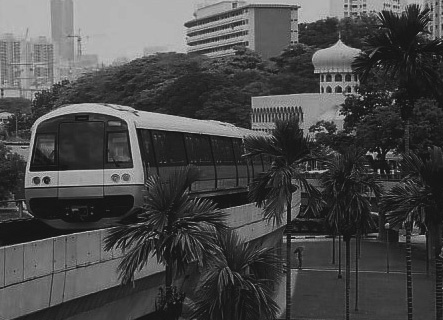
%> input picture images/mrt-train.jpg, 443 x 320 px
$ octave lab1try2.m   (GNU Octave 9; MATLAB toolbox functions it lacks are replaced by stand-ins)
%> lines starting %> are read from the running program, lines starting %| are printed output that depends on the picture
% Author: Prerna

% Experiment 1 - Contrast Stretching

% part (a)

Pc=imread('images/mrt-train.jpg'); % Pc now contains the image
%> Pc is the input picture: size 320x443x3 uint8; min 13, max 204, mean 74
whos Pc;
P = rgb2gray(Pc); % P stores a gray scale image of Pc


% part (b)

figure(1);
imshow(P) % display the image P


% part (c)

rmin = min(P(:)); % least pixel intensity value of P
%> rmin = 13
rmax = max(P(:)); % largest pixel intensity value of P
%> rmax = 204
rmin % display rmin
%> rmin = 13
rmax % display rmax
%> rmax = 204


% part (d)
% we need to use contrast stretching to scale the gray levels from [rmin,rmax]
% to [0,255]

P=double(P); % converting P from uint8 to double
%> P: size 320x443 double
P2 = 255.*((P-double(rmin))./double(rmax-rmin)); % CONTRAST STRETCHING CODE
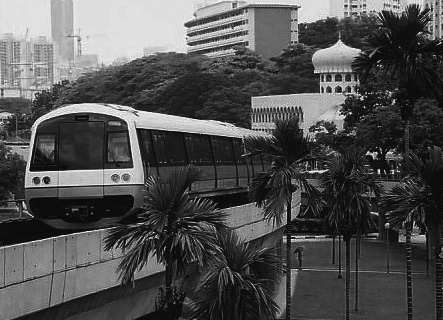
%> P2: size 320x443 double; min 0, max 255, mean 81.4
smin = min(P2(:)); % least pixel intensity value of P2
%> smin = 0
smax = max(P2(:)); % largest pixel intensity value of P
%> smax = 255
smin % display smin
%> smin = 0
smax % display smax
%> smax = 255


% part (e)
figure(2);
imshow(uint8(P2)) % displaying the processed image P2 after contrast stretching


% Experiment 2 - Histogram Equalization

% part (a)

P = uint8(P); % converting P from double to uint8

figure('name','Original Histogram with 10 bins');
imhist(P,10); % displaying original histogram with 10 bins
%> figure, not shown here; highest point at x = 28.33, y = 50391

figure('name','Original Histogram with 256 bins');
imhist(P,256); % displaying original histogram with 256 bins
%> figure, not shown here; highest point at x = 23, y = 2935


% part (b)

P3 = histeq (P, 255); % Equalizing histogram
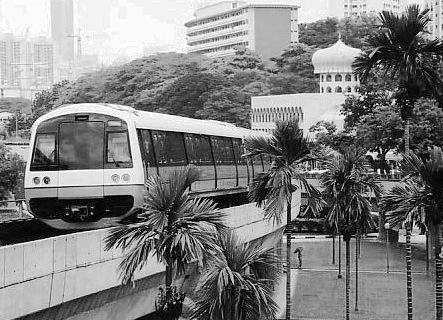
%> P3: size 320x443 uint8; min 0, max 255, mean 128.3

figure('name','Equalized Histogram with 10 bins');
imhist(P3, 10); % displaying equalized histogram with 10 bins
%> figure, not shown here; highest point at x = 85, y = 16652

figure('name','Equalized Histogram with 256 bins');
imhist(P3,256); % displaying equalized histogram with 256 bins
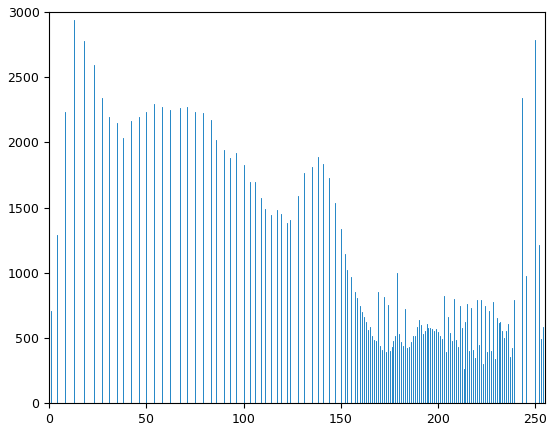
%> figure redrawn from the program's plot data; highest point at x = 13, y = 2935

% part (c)

P4 = histeq (P3, 255); % Equalizing histogram once again

figure('name','Re-equalized Histogram with 10 bins');
imhist(P4,10); % displaying re-equalized histogram with 10 bins

figure('name','Re-equalized Histogram with 256 bins');
imhist(P4, 256); % displaying re-equalized histogram with 256 bins


% Experiment 3 - LINEAR FILTERING

% part (a)

[x,y] = meshgrid(-2:2, -2:2); % creates a cartesian grid in space
sigma1 = 1.0; % initialising sigma value for first filter
sigma2 = 2.0; % initialising sigma value for second filter

filter1 = (1/(2*pi*sigma1^2)) * exp(-((x.^2+y.^2)/(2*sigma1^2))); % formula for first gaussian filter
filter1 = filter1./sum(filter1(:)); % normalising first gaussian filter

filter2 = (1/(2*pi*sigma2^2)) * exp(-((x.^2+y.^2)/(2*sigma2^2))); % formula for second gaussian filter
filter2 = filter2./sum(filter2(:)); % normalising second gaussian filter

% displaying the filters as meshes:
figure('name', 'First Filter with sigma 1');
mesh(filter1);
figure('name', 'Second Filter with sigma 2');
mesh(filter2);
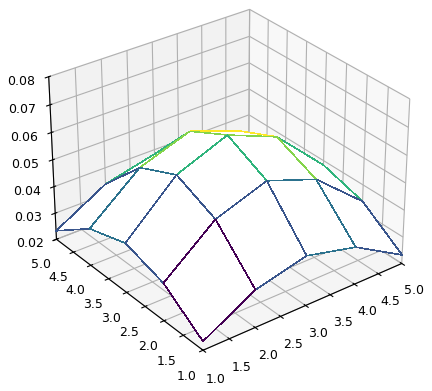
%> figure redrawn from the program's plot data


% part (b)

im = imread('images/ntu-gn.jpg'); % reading image with additive gaussian noise
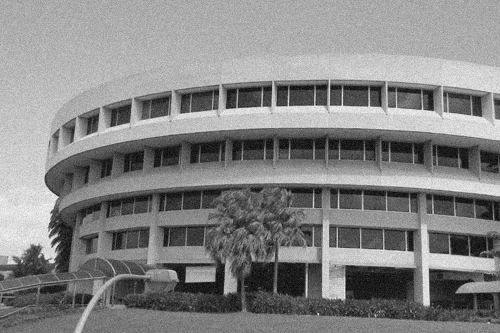
%> input picture images/ntu-gn.jpg, 500 x 333 px
%> im is the input picture: size 333x500 uint8; min 0, max 255, mean 131.8
figure('name', 'Original Image with Additive Gaussian Noise');
imshow(im)


% part (c)
im_filter1 = conv2(im, filter1); % convulation using first filter
im_filter2 = conv2(im, filter2); % convulation using second filter
im_filter1 = uint8(im_filter1); % converting from double to uint8
%> im_filter1: size 337x504 uint8
im_filter2 = uint8(im_filter2); % converting from double to uint8
%> im_filter2: size 337x504 uint8
figure('name', 'Additive Gaussian Noise - Filter1');
imshow(im_filter1)
figure('name', 'Additive Gaussian Noise - Filter2');
imshow(im_filter2)

% part (d)

im2 = imread('images/ntu-sp.jpg'); % reading image with additive speckle noise
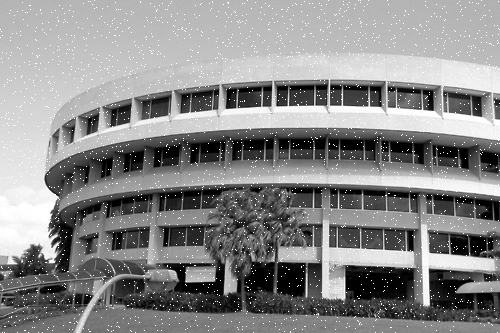
%> input picture images/ntu-sp.jpg, 500 x 333 px
%> im2 is the input picture: size 333x500 uint8; min 0, max 255, mean 136.7
figure('name', 'Original Image with Additive Speckle Noise');
imshow(im2)

% part (e)
im2_filter1 = conv2(im2, filter1, 'same'); % convulation using first filter
im2_filter2 = conv2(im2, filter2, 'same'); % convulation using second filter
im2_filter1 = uint8(im2_filter1); % converting from double to uint8
%> im2_filter1: size 333x500 uint8
im2_filter2 = uint8(im2_filter2); % converting from double to uint8
%> im2_filter2: size 333x500 uint8
figure('name', 'Additive Speckle Noise - Filter1');
imshow(im2_filter1)
figure('name', 'Additive Speckle Noise - Filter2');
imshow(im2_filter2)


% Experiment 3 - MEDIAN FILTERING

% Reusing im as the first original image (Additive Gaussian Noise)
im_median3x3 = medfilt2(im, [3 3]); % applying 3x3 median filter to first image
im_median5x5 = medfilt2(im, [5 5]); % applying 5x5 median filter to first image
figure('name', 'Additive Gaussian Noise - 3x3 Median Filter');
imshow(im_median3x3)
figure('name', 'Additive Gaussian Noise - 5x5 Median Filter');
imshow(im_median5x5)

% Reusing im2 as the second original image (Additive Speckle Noise)
im2_median3x3 = medfilt2(im2, [3 3]); % applying 3x3 median filter to second image
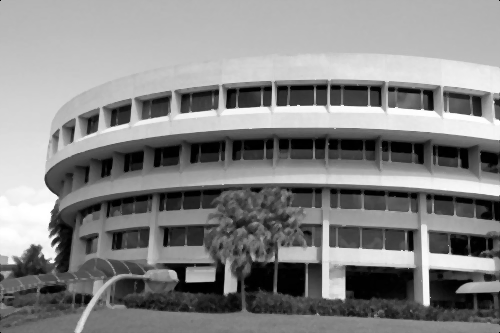
%> im2_median3x3: size 333x500 uint8; min 0, max 255, mean 134.1
im2_median5x5 = medfilt2(im2, [5 5]); % applying 5x5 median filter to second image
figure('name', 'Additive Speckle Noise - 3x3 Median Filter');
imshow(im2_median3x3)
figure('name', 'Additive Speckle Noise - 5x5 Median Filter');
imshow(im2_median5x5)
